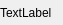
<?xml version="1.0" encoding="UTF-8"?>
<ui version="4.0">
 <class>NormalMess</class>
 <widget class="QWidget" name="NormalMess">
  <property name="geometry">
   <rect>
    <x>0</x>
    <y>0</y>
    <width>63</width>
    <height>25</height>
   </rect>
  </property>
  <property name="windowTitle">
   <string>Form</string>
  </property>
  <layout class="QHBoxLayout" name="horizontalLayout_2">
   <property name="spacing">
    <number>0</number>
   </property>
   <property name="leftMargin">
    <number>0</number>
   </property>
   <property name="topMargin">
    <number>0</number>
   </property>
   <property name="rightMargin">
    <number>0</number>
   </property>
   <property name="bottomMargin">
    <number>0</number>
   </property>
   <item>
    <layout class="QHBoxLayout" name="horizontalLayout">
     <item>
      <widget class="QLabel" name="lblNormalMess">
       <property name="text">
        <string>TextLabel</string>
       </property>
      </widget>
     </item>
    </layout>
   </item>
  </layout>
 </widget>
 <resources/>
 <connections/>
</ui>
